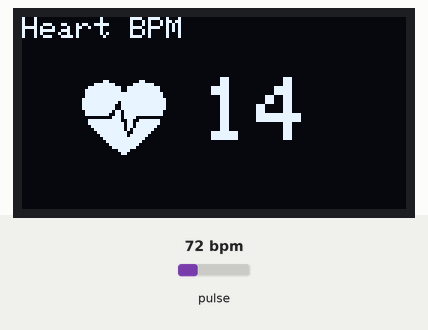
This sketch was run on a simulated ESP32. Parts: 128×64 one-colour display. Inputs (shaded band) come from the test bench; at power-on: pulse 72 bpm. What the sketch prints to the serial monitor is not drawn.

Above: at 2.2 s.
2.3 s: pulse set to 42 bpm
At 4.1 s:
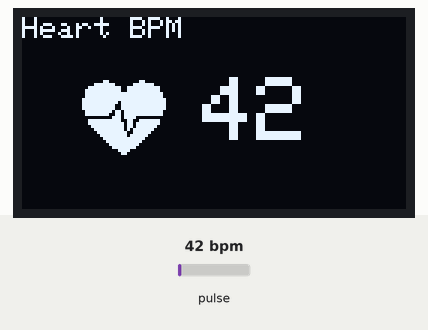
5.2 s: pulse set to 100 bpm
At 5.68 s:
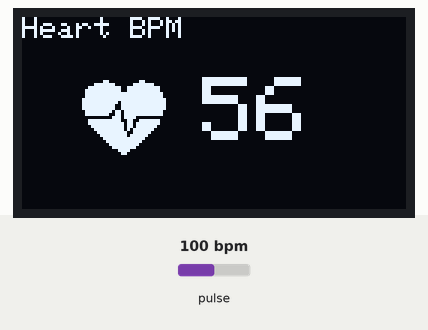
7.0 s: pulse set to 59 bpm
At 11.5 s:
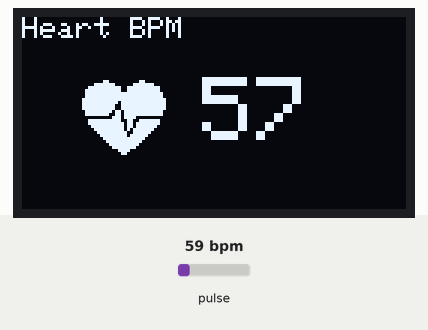
Timing chart, 0 to 13.0 s (numbered marks = the images above; inputs shaded):
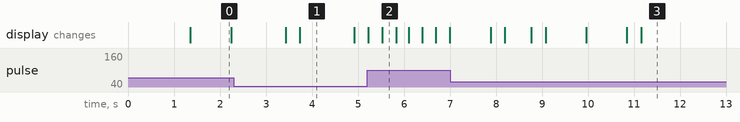

The sketch:

ESP32_OLED_Oximeter.ino
```cpp
#include <Wire.h>

#include "Wire.h"
#include "Adafruit_GFX.h"
#include <Adafruit_SSD1306.h>

#define SCREEN_WIDTH 128 // OLED display width, in pixels
#define SCREEN_HEIGHT 64 // OLED display height, in pixels

// Declaration for an SSD1306 display connected to I2C (SDA, SCL pins)
#define OLED_RESET     4 // Reset pin # (or -1 if sharing Arduino reset pin)
Adafruit_SSD1306 display(SCREEN_WIDTH, SCREEN_HEIGHT, &Wire, OLED_RESET);
#include "MAX30105.h"
#include "heartRate.h"

MAX30105 particleSensor;

const byte RATE_SIZE = 4; //Increase this for more averaging. 4 is good.
byte rates[RATE_SIZE]; //Array of heart rates
byte rateSpot = 0;
long lastBeat = 0; //Time at which the last beat occurred

float beatsPerMinute;
int beatAvg;
int pulseAvg;
int cnt;
const unsigned char bitmap [] PROGMEM =
{
  0x00, 0x00, 0x00, 0x00, 0x01, 0x80, 0x18, 0x00, 0x0f, 0xe0, 0x7f, 0x00, 0x3f, 0xf9, 0xff, 0xc0,
  0x7f, 0xf9, 0xff, 0xc0, 0x7f, 0xff, 0xff, 0xe0, 0x7f, 0xff, 0xff, 0xe0, 0xff, 0xff, 0xff, 0xf0,
  0xff, 0xf7, 0xff, 0xf0, 0xff, 0xe7, 0xff, 0xf0, 0xff, 0xe7, 0xff, 0xf0, 0x7f, 0xdb, 0xff, 0xe0,
  0x7f, 0x9b, 0xff, 0xe0, 0x00, 0x3b, 0xc0, 0x00, 0x3f, 0xf9, 0x9f, 0xc0, 0x3f, 0xfd, 0xbf, 0xc0,
  0x1f, 0xfd, 0xbf, 0x80, 0x0f, 0xfd, 0x7f, 0x00, 0x07, 0xfe, 0x7e, 0x00, 0x03, 0xfe, 0xfc, 0x00,
  0x01, 0xff, 0xf8, 0x00, 0x00, 0xff, 0xf0, 0x00, 0x00, 0x7f, 0xe0, 0x00, 0x00, 0x3f, 0xc0, 0x00,
  0x00, 0x0f, 0x00, 0x00, 0x00, 0x06, 0x00, 0x00, 0x00, 0x00, 0x00, 0x00, 0x00, 0x00, 0x00, 0x00
};

void setup()
{
  Serial.begin(115200);

  display.begin(SSD1306_SWITCHCAPVCC, 0x3C);
  display.clearDisplay();
  display.setTextSize(1);
  display.setTextColor(1);

  display.setCursor(0, 0);
  display.println("Heart BPM");
  display.drawBitmap( 20, 20, bitmap, 28, 28, 1);
  display.setTextSize(3);
  display.display();
  Serial.print("Initializing pulse oximeter..");

  if (!particleSensor.begin(Wire, I2C_SPEED_FAST)) {
    Serial.println("MAX30102 was not found. Please check wiring/power. ");
    while (1);
  }
  Serial.println("Place your index finger on the sensor with steady pressure.");

  particleSensor.setup(); //Configure sensor with default settings
  particleSensor.setPulseAmplitudeRed(0x0A); //Turn Red LED to low to indicate sensor is running
  particleSensor.setPulseAmplitudeGreen(0); //Turn off Green LED

  delay(1000);
}

void loop()
{
  long irValue = particleSensor.getIR();

  if (checkForBeat(irValue) == true) {
    //We sensed a beat!
    long delta = millis() - lastBeat;
    lastBeat = millis();

    beatsPerMinute = 60 / (delta / 1000.0);

    if (beatsPerMinute < 255 && beatsPerMinute > 20) {
      rates[rateSpot++] = (byte)beatsPerMinute; //Store this reading in the array
      rateSpot %= RATE_SIZE; //Wrap variable

      //Take average of readings
      beatAvg = 0;
      for (byte x = 0 ; x < RATE_SIZE ; x++)
        beatAvg += rates[x];
      beatAvg /= RATE_SIZE;
    }
  }

  Serial.print("IR=");
  Serial.print(irValue);
  Serial.print(", BPM=");
  Serial.print(beatsPerMinute);
  Serial.print(", Avg BPM=");
  Serial.print(beatAvg);

  if (irValue < 50000)
    Serial.print(" No finger?");

  Serial.println();

  if (cnt > 24)
  {
    display.fillRect(60, 20, 50, 50, SSD1306_BLACK);
    display.setCursor(60, 20);
    display.print(pulseAvg / 25);
    display.display();
    pulseAvg = 0;
    cnt = 0;
  }
  else
  {
    pulseAvg += beatAvg;
    cnt++;
  }
}
```

Measured:
- what the display in image 0 shows lasts 0.8 s, from 1.4 s to 2.2 s
- what the display in image 1 shows lasts 1.2 s, from 3.7 s to 4.9 s
